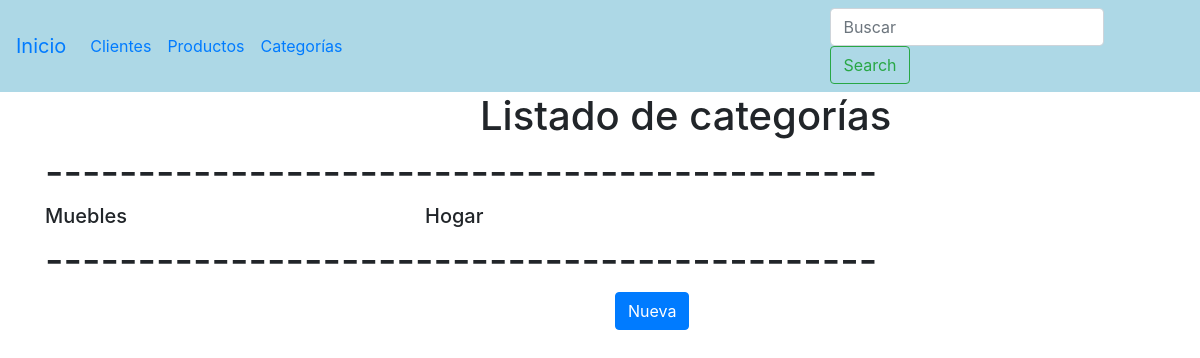
Page /categoria/categoria/ on the earlier database version.
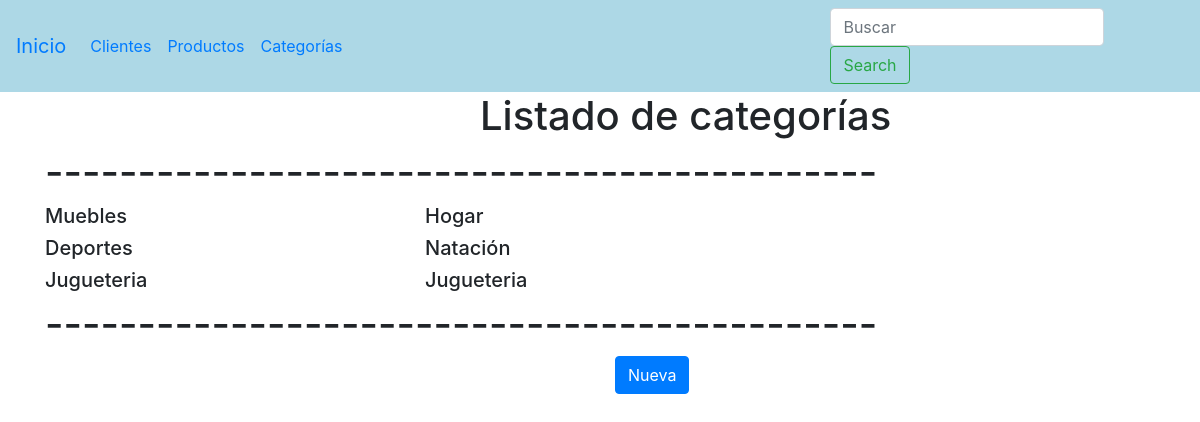
Same page on the later database version.
### categorias/models.py (models this page shows, shortened)
class Categorias(models.Model):
     nombre=models.CharField(max_length=50)
     clasificacion=models.CharField(max_length=50)

### categorias/views.py (the view)
# urls.py: path('categoria/', views.lista_categorias, name="lista_categorias"),
def lista_categorias(request):
    categoria=Categorias.objects.all()
    return render(request, "categoria/categoria.html",{"categoria": categoria})

### templates/categoria/categoria.html (shortened to what this page needs)
{% extends 'base.html' %}
{% block contenido %}
<h1 style="margin-left:30rem">Listado de categorías</h1>
<div class="container">
    <h1>---------------------------------------------</h1>
</div>
{% for categoria in categoria%}
    <div class="container">
        <div class="row">
            <div class="col-sm">
                   <h5>{{categoria.nombre}}</h5>
            </div>
            <div class="col-sm">
                <h5>{{categoria.clasificacion}}</h5>
            </div>
            <div class="col-sm">
            </div>
        </div>
    </div>
{% endfor %}
<div class="container">
    <h1>---------------------------------------------</h1>
</div>
<div class="container">
    <div class="row">
        <div class="col-sm">
        </div>
        <div class="col-sm">
            <a href="/categoria/nueva_categoria/" class="btn btn-primary">Nueva</a>
        </div>
    </div>
</div>
{% endblock %}

Differences in the rows shown:
added Categorias: nombre "Deportes", clasificacion "Natación"
added Categorias: nombre "Jugueteria", clasificacion "Jugueteria"
